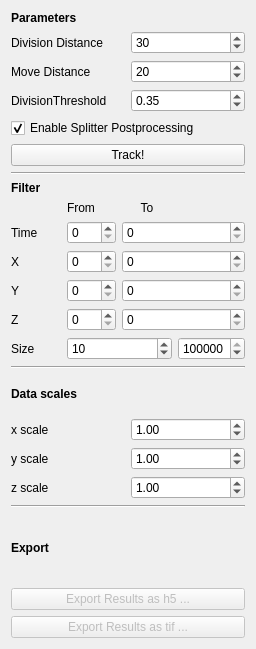
<?xml version="1.0" encoding="UTF-8"?>
<ui version="4.0">
 <class>containingWidget</class>
 <widget class="QWidget" name="containingWidget">
  <property name="geometry">
   <rect>
    <x>0</x>
    <y>0</y>
    <width>256</width>
    <height>649</height>
   </rect>
  </property>
  <property name="sizePolicy">
   <sizepolicy hsizetype="Preferred" vsizetype="Preferred">
    <horstretch>1</horstretch>
    <verstretch>0</verstretch>
   </sizepolicy>
  </property>
  <property name="minimumSize">
   <size>
    <width>256</width>
    <height>0</height>
   </size>
  </property>
  <property name="baseSize">
   <size>
    <width>0</width>
    <height>0</height>
   </size>
  </property>
  <property name="windowTitle">
   <string>Form</string>
  </property>
  <layout class="QVBoxLayout" name="verticalLayout_4">
   <item>
    <layout class="QVBoxLayout" name="verticalLayout">
     <item>
      <widget class="QLabel" name="label">
       <property name="sizePolicy">
        <sizepolicy hsizetype="Preferred" vsizetype="Fixed">
         <horstretch>0</horstretch>
         <verstretch>0</verstretch>
        </sizepolicy>
       </property>
       <property name="text">
        <string>&lt;html&gt;&lt;head/&gt;&lt;body&gt;&lt;p&gt;&lt;span style=&quot; font-weight:600;&quot;&gt;Parameters&lt;/span&gt;&lt;/p&gt;&lt;/body&gt;&lt;/html&gt;</string>
       </property>
      </widget>
     </item>
     <item>
      <layout class="QGridLayout" name="gridLayout_2">
       <item row="4" column="1">
        <layout class="QVBoxLayout" name="verticalLayout_5"/>
       </item>
       <item row="2" column="0">
        <widget class="QLabel" name="label_3">
         <property name="text">
          <string>Move Distance</string>
         </property>
        </widget>
       </item>
       <item row="3" column="0">
        <widget class="QLabel" name="label_5">
         <property name="text">
          <string>DivisionThreshold</string>
         </property>
        </widget>
       </item>
       <item row="1" column="1">
        <widget class="QSpinBox" name="divDistBox">
         <property name="maximum">
          <number>1000</number>
         </property>
         <property name="value">
          <number>30</number>
         </property>
        </widget>
       </item>
       <item row="1" column="0">
        <widget class="QLabel" name="label_2">
         <property name="text">
          <string>Division Distance</string>
         </property>
        </widget>
       </item>
       <item row="2" column="1">
        <widget class="QSpinBox" name="movDistBox">
         <property name="maximum">
          <number>1000</number>
         </property>
         <property name="value">
          <number>20</number>
         </property>
        </widget>
       </item>
       <item row="3" column="1">
        <widget class="QDoubleSpinBox" name="divThreshBox">
         <property name="maximum">
          <double>1.000000000000000</double>
         </property>
         <property name="singleStep">
          <double>0.050000000000000</double>
         </property>
         <property name="value">
          <double>0.350000000000000</double>
         </property>
        </widget>
       </item>
      </layout>
     </item>
     <item>
      <widget class="QCheckBox" name="splitterHandlingBox">
       <property name="text">
        <string>Enable Splitter Postprocessing</string>
       </property>
       <property name="checked">
        <bool>true</bool>
       </property>
      </widget>
     </item>
     <item>
      <widget class="QPushButton" name="TrackButton">
       <property name="styleSheet">
        <string notr="true"/>
       </property>
       <property name="text">
        <string>Track!</string>
       </property>
      </widget>
     </item>
    </layout>
   </item>
   <item>
    <widget class="Line" name="line">
     <property name="orientation">
      <enum>Qt::Horizontal</enum>
     </property>
    </widget>
   </item>
   <item>
    <layout class="QVBoxLayout" name="verticalLayout_3">
     <item>
      <widget class="QLabel" name="label_12">
       <property name="font">
        <font>
         <weight>75</weight>
         <bold>true</bold>
        </font>
       </property>
       <property name="text">
        <string>Filter</string>
       </property>
      </widget>
     </item>
     <item>
      <layout class="QGridLayout" name="gridLayout_3">
       <item row="3" column="1">
        <widget class="QSpinBox" name="from_y"/>
       </item>
       <item row="1" column="1">
        <widget class="QSpinBox" name="from_time"/>
       </item>
       <item row="2" column="1">
        <widget class="QSpinBox" name="from_x"/>
       </item>
       <item row="3" column="0">
        <widget class="QLabel" name="label_17">
         <property name="text">
          <string>Y</string>
         </property>
        </widget>
       </item>
       <item row="1" column="0">
        <widget class="QLabel" name="label_15">
         <property name="text">
          <string>Time</string>
         </property>
        </widget>
       </item>
       <item row="2" column="2" colspan="2">
        <widget class="QSpinBox" name="to_x"/>
       </item>
       <item row="0" column="1">
        <widget class="QLabel" name="label_13">
         <property name="text">
          <string>From</string>
         </property>
        </widget>
       </item>
       <item row="5" column="1" colspan="2">
        <widget class="QSpinBox" name="from_size">
         <property name="maximum">
          <number>100000</number>
         </property>
         <property name="value">
          <number>10</number>
         </property>
        </widget>
       </item>
       <item row="3" column="2" colspan="2">
        <widget class="QSpinBox" name="to_y"/>
       </item>
       <item row="5" column="3">
        <widget class="QSpinBox" name="to_size">
         <property name="maximum">
          <number>100000</number>
         </property>
         <property name="value">
          <number>100000</number>
         </property>
        </widget>
       </item>
       <item row="5" column="0">
        <widget class="QLabel" name="label_19">
         <property name="text">
          <string>Size</string>
         </property>
        </widget>
       </item>
       <item row="4" column="2" colspan="2">
        <widget class="QSpinBox" name="to_z"/>
       </item>
       <item row="4" column="1">
        <widget class="QSpinBox" name="from_z"/>
       </item>
       <item row="2" column="0">
        <widget class="QLabel" name="label_16">
         <property name="text">
          <string>X</string>
         </property>
        </widget>
       </item>
       <item row="4" column="0">
        <widget class="QLabel" name="label_18">
         <property name="text">
          <string>Z</string>
         </property>
        </widget>
       </item>
       <item row="1" column="2" colspan="2">
        <widget class="QSpinBox" name="to_time"/>
       </item>
       <item row="0" column="2">
        <widget class="QLabel" name="label_14">
         <property name="text">
          <string>To</string>
         </property>
         <property name="alignment">
          <set>Qt::AlignCenter</set>
         </property>
        </widget>
       </item>
      </layout>
     </item>
    </layout>
   </item>
   <item>
    <widget class="Line" name="line_2">
     <property name="orientation">
      <enum>Qt::Horizontal</enum>
     </property>
    </widget>
   </item>
   <item>
    <layout class="QVBoxLayout" name="verticalLayout_2">
     <item>
      <widget class="QLabel" name="label_8">
       <property name="font">
        <font>
         <weight>75</weight>
         <bold>true</bold>
        </font>
       </property>
       <property name="text">
        <string>Data scales</string>
       </property>
      </widget>
     </item>
     <item>
      <layout class="QGridLayout" name="gridLayout">
       <item row="1" column="0">
        <widget class="QLabel" name="label_10">
         <property name="text">
          <string>y scale</string>
         </property>
        </widget>
       </item>
       <item row="2" column="0">
        <widget class="QLabel" name="label_11">
         <property name="text">
          <string>z scale</string>
         </property>
        </widget>
       </item>
       <item row="0" column="0">
        <widget class="QLabel" name="label_9">
         <property name="text">
          <string>x scale</string>
         </property>
        </widget>
       </item>
       <item row="0" column="1">
        <widget class="QDoubleSpinBox" name="x_scale">
         <property name="value">
          <double>1.000000000000000</double>
         </property>
        </widget>
       </item>
       <item row="1" column="1">
        <widget class="QDoubleSpinBox" name="y_scale">
         <property name="value">
          <double>1.000000000000000</double>
         </property>
        </widget>
       </item>
       <item row="2" column="1">
        <widget class="QDoubleSpinBox" name="z_scale">
         <property name="value">
          <double>1.000000000000000</double>
         </property>
        </widget>
       </item>
      </layout>
     </item>
    </layout>
   </item>
   <item>
    <widget class="Line" name="line_3">
     <property name="orientation">
      <enum>Qt::Horizontal</enum>
     </property>
    </widget>
   </item>
   <item>
    <layout class="QVBoxLayout" name="verticalLayout_7">
     <item>
      <widget class="QLabel" name="label_22">
       <property name="font">
        <font>
         <weight>75</weight>
         <bold>true</bold>
        </font>
       </property>
       <property name="text">
        <string>Export</string>
       </property>
      </widget>
     </item>
     <item>
      <widget class="QPushButton" name="exportButton">
       <property name="enabled">
        <bool>false</bool>
       </property>
       <property name="text">
        <string>Export Results as h5 ...</string>
       </property>
      </widget>
     </item>
     <item>
      <widget class="QPushButton" name="exportTifButton">
       <property name="enabled">
        <bool>false</bool>
       </property>
       <property name="text">
        <string>Export Results as tif ...</string>
       </property>
      </widget>
     </item>
    </layout>
   </item>
  </layout>
 </widget>
 <tabstops>
  <tabstop>divDistBox</tabstop>
  <tabstop>movDistBox</tabstop>
  <tabstop>divThreshBox</tabstop>
  <tabstop>splitterHandlingBox</tabstop>
  <tabstop>TrackButton</tabstop>
  <tabstop>from_time</tabstop>
  <tabstop>to_time</tabstop>
  <tabstop>from_x</tabstop>
  <tabstop>to_x</tabstop>
  <tabstop>from_y</tabstop>
  <tabstop>to_y</tabstop>
  <tabstop>from_z</tabstop>
  <tabstop>to_z</tabstop>
  <tabstop>from_size</tabstop>
  <tabstop>to_size</tabstop>
  <tabstop>x_scale</tabstop>
  <tabstop>y_scale</tabstop>
  <tabstop>z_scale</tabstop>
  <tabstop>exportButton</tabstop>
  <tabstop>exportTifButton</tabstop>
 </tabstops>
 <resources/>
 <connections/>
</ui>
